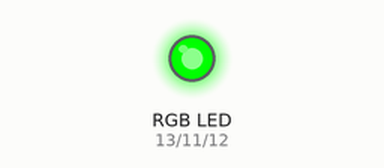
Simulated run of this sketch. Board: Arduino Uno, built with avr-gcc and run on an emulated ATmega328P. On the bench: an RGB LED mixed from three pins (HIGH = lit).

Above: at 0.5 s.
At 1.5 s:
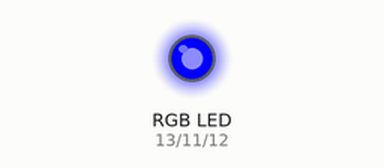
At 2.5 s:
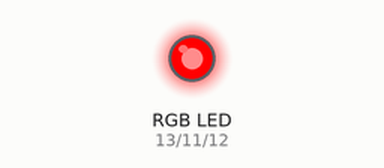
At 3.5 s:
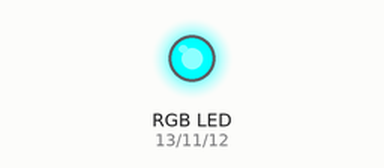
At 4.5 s:
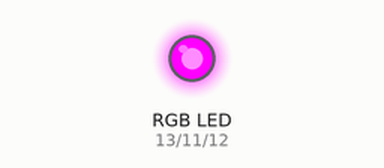
At 5.5 s:
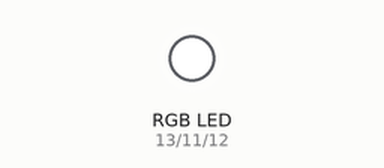
Timing chart, 0 to 7.8 s (numbered marks = the images above):
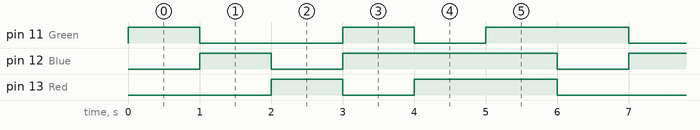

The sketch:

unit2-04.ino
```cpp
/*
  Created by: Cristiano S
  Created on: March 2023

  Changes the colours of a RGB LED
*/

void setup()
{
  pinMode(13, OUTPUT); // Red
  pinMode(12, OUTPUT); // Blue
  pinMode(11, OUTPUT); // Green
}

void loop()
{
  // Green
  digitalWrite(11, HIGH);
  digitalWrite(12, LOW);
  digitalWrite(13, LOW);
  delay(1000); // Wait for 1000 millisecond(s)
  // Blue
  digitalWrite(11, LOW);
  digitalWrite(12, HIGH);
  digitalWrite(13, LOW);
  delay(1000); // Wait for 1000 millisecond(s)
  // Red
  digitalWrite(11, LOW);
  digitalWrite(12, LOW);
  digitalWrite(13, HIGH);
  delay(1000); // Wait for 1000 millisecond(s)
  // Turquoise
  digitalWrite(11, HIGH);
  digitalWrite(12, HIGH);
  digitalWrite(13, LOW);
  delay(1000); // Wait for 1000 millisecond(s)
  // Purple
  digitalWrite(11, LOW);
  digitalWrite(12, HIGH);
  digitalWrite(13, HIGH);
  delay(1000); // Wait for 1000 millisecond(s)
  // White
  digitalWrite(11, HIGH);
  digitalWrite(12, HIGH);
  digitalWrite(13, HIGH);
  delay(1000); // Wait for 1000 millisecond(s)
}
```

Measured:
- by itself, pin 11 (Green): repeats every 6.0 s: LOW 2.0 s, HIGH 1.0 s, LOW 1.0 s, HIGH 2.0 s
- by itself, pin 12 (Blue): repeats every 6.0 s: LOW 1.0 s, HIGH 3.0 s, LOW 1.0 s, HIGH 1.0 s
- by itself, pin 13 (Red): repeats every 6.0 s: LOW 1.0 s, HIGH 2.0 s, LOW 2.0 s, HIGH 1.0 s
